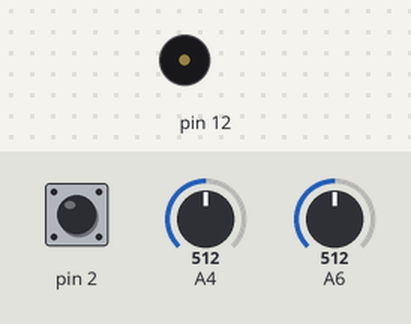
Simulated run of this sketch. Board: Arduino Uno, built with avr-gcc and run on an emulated ATmega328P. On the bench: buzzer (waves = sounding). The test bench sets the inputs (shaded band); at power-on: pin 2 HIGH, A4 = 512, A6 = 512. What the sketch prints to the serial monitor is not drawn.

Above: at 1.2 s.
1.3 s: pin 2 pulled LOW for 0.15 s
At 1.8 s:
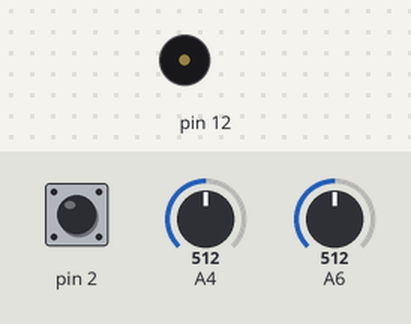
8.9 s: pin 2 pulled LOW for 3.2 s
At 9.7 s:
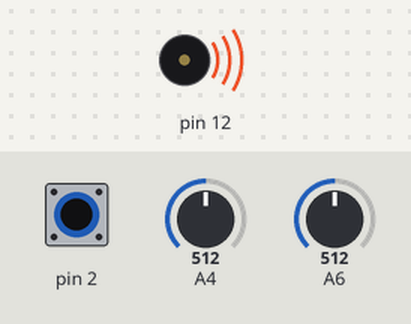
Timing chart, 0 to 13.6 s (numbered marks = the images above; inputs shaded):
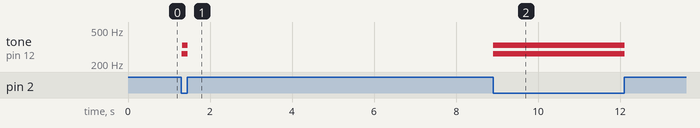

Measured:
- after the input at 1.3 s, tone on pin 12: silent → 262 Hz at once, then repeats every 0.02 s: 330 Hz 0.01 s, 262 Hz 0.01 s, until it stays silent from 1.5 s
- after the input at 8.9 s, tone on pin 12: silent → 262 Hz at once, then repeats every 0.02 s: 330 Hz 0.01 s, 262 Hz 0.01 s, until it stays silent from 12.1 s

The sketch:

tin_foil_piano.ino
```cpp
#include <CapacitiveSensor.h>
CapacitiveSensor capSensor1 = CapacitiveSensor(4,2);
CapacitiveSensor capSensor2 = CapacitiveSensor(7,2);
int notes[] = {262, 330};
int threshold = 1000;
void setup(){
  Serial.begin(9600);
}
void loop(){
  int keyVal1 = analogRead(4);
  Serial.println(keyVal1);
  long sensorValue1 = capSensor1.capacitiveSensor(30);
  Serial.println(sensorValue1);
  if(sensorValue1 > threshold){
    tone(12, notes[0]);
  }
  else {
    noTone(12);
  }
  int keyVal2 = analogRead(6);
  Serial.println(keyVal2);
  long sensorValue2 = capSensor2.capacitiveSensor(30);
  Serial.println(sensorValue2);
  if(sensorValue2 > threshold){
    tone(12, notes[1]);
  }
  else {
    noTone(12);
  }
  delay(10);
}
```
